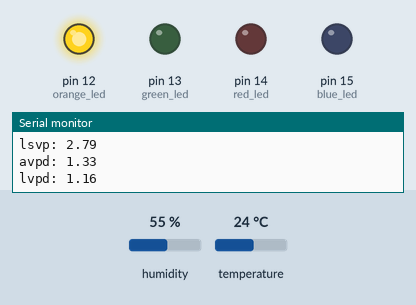
This sketch was run on a simulated Arduino Uno, built with avr-gcc and run on an emulated ATmega328P. Shown: output pins drawn as LEDs (lit = HIGH), the last lines printed to the serial monitor. The test bench sets the inputs (shaded band); at power-on: humidity 55 %, temperature 24 °C.

Above: at 4.8 s.
4.9 s: humidity set to 48 %
7.9 s: humidity set to 45 %
At 8.8 s:
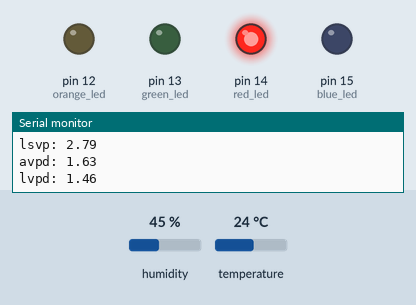
10.9 s: temperature set to 23.2 °C
At 13.4 s:
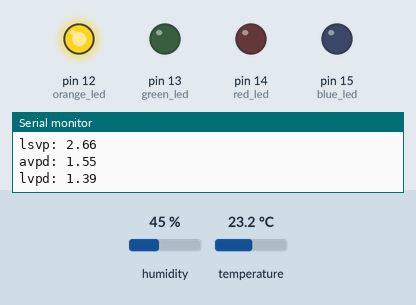
13.9 s: temperature set to 19.4 °C
16.9 s: temperature set to 18.3 °C
At 19.5 s:
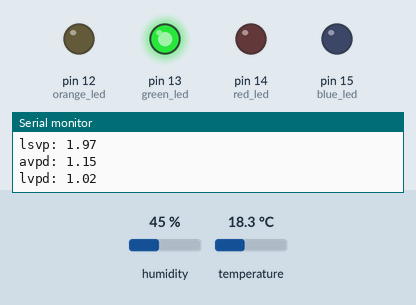
19.9 s: humidity set to 68 %
At 21.4 s:
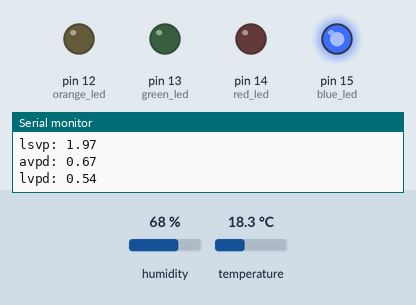
Timing chart, 0 to 22.9 s (numbered marks = the images above; inputs shaded):
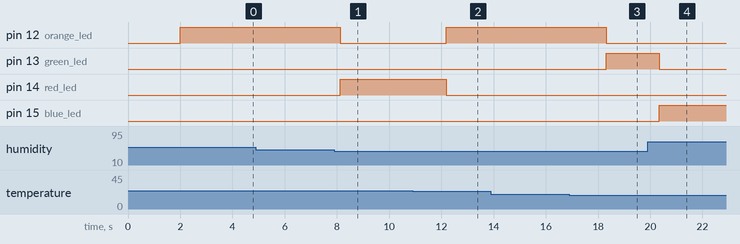

Measured:
- the behaviour switches between 47 and 46 % on humidity (found by bisection; images 0 and 1)
- the behaviour switches between 23.7 and 23.6 °C on temperature (found by bisection; images 1 and 2)
- the behaviour switches between 19 and 18.9 °C on temperature (found by bisection; images 2 and 3)
- after the input at 7.9 s, pin 12 (orange_led): HIGH → LOW after 0.22 s; pin 14 (red_led): LOW → HIGH after 0.22 s
- after the input at 10.9 s, pin 12 (orange_led): LOW → HIGH after 1.3 s; pin 14 (red_led): HIGH → LOW after 1.3 s
- after the input at 16.9 s, pin 12 (orange_led): HIGH → LOW after 1.4 s; pin 13 (green_led): LOW → HIGH after 1.4 s
- after the input at 19.9 s, pin 13 (green_led): HIGH → LOW after 0.44 s; pin 15 (blue_led): LOW → HIGH after 0.44 s

The sketch:

VPD_sensor.ino
```cpp
// RANDOM NOTES:
// source: https://pulsegrow.com/blogs/learn/vpd#calculate
// About VPD - TL;DR
// saturation vapor pressure (svp) = max amount of water vapor air can hold at certain temp
// hotter = SVP increases || colder =  SVP descreases
// actual vapor pressure (avp) = amount of water vapor in air
// AVP / SVP x 100 = RH%
//The maximum the AVP can be is the current SVP.

// VPD = SVP – AVP || how much more room there is in the air for more water vapor

// step 1: figure out SVP >   SVP = 610.78 x e^(T / (T +238.3) x 17.2694))
// -- -- T = degrees C
// -- -- SVP = pascals (div by 1000 for kpa)
// -- -- e = Euler's Number = 2.71828
// step 2: calculate VPD >    VPD = SVP x (1 – RH/100)
// step 3: figure out Leaf SVP
// -- -- same as ASVP but typically 1-3ªC cooler (2-5ºF)
// step 4: Leaf VPD = LSVP – (ASVP x RH/100)


// ideal VPD values
// general rule for plant growth, is around 0.8 – 1.2 kPa (kilopascals)
// -- -- clones = around 0.8 kPa.
// -- -- veg = around 1.0 kPa
// -- -- flower = around 1.2kPa – 1.5kPa

//svp = 610.78 x pow(e, (temp_c / (temp_c +238.3) x 17.2694)))


// esp8266 temp / humid / VPD sensor with LEDs
#include <DHT.h>;
#define DHTPIN 5
#define DHTTYPE DHT22
DHT dht(DHTPIN, DHTTYPE);

float asvp;
float lsvp;
float lvpd;
float avpd;
float hum;
float temp;
float temp_c;
float leaf_temp;
float vpd_air;
float vpd_leaf;

float e = 2.71828;

const int red_led = 14; // D5
const int orange_led = 12; // D6
const int green_led = 13; // D7
const int blue_led = 15; // D8

void setup() {
  Serial.begin(9600);
  dht.begin();
  pinMode(red_led, OUTPUT);
  pinMode(orange_led, OUTPUT);
  pinMode(green_led, OUTPUT);
  pinMode(blue_led, OUTPUT);
}

void loop() {
  delay(2000);
  hum = dht.readHumidity();
  temp = dht.readTemperature(true);
  temp_c = dht.readTemperature();
  asvp = (610.78 * pow(e, (temp_c / (temp_c + 238.3) * 17.2694)))/1000;
  lsvp = (610.78 * pow(e, ((temp_c - 1) / ((temp_c - 1) + 238.3) * 17.2694)))/1000;
  avpd = asvp * (1 - (hum/100));
  lvpd = lsvp - (asvp * (hum/100));

  if (avpd >= .4 && avpd < .8 ) {
    // clone = blue
      digitalWrite(red_led, LOW);
      digitalWrite(orange_led, LOW);
      digitalWrite(green_led, LOW);
      digitalWrite(blue_led, HIGH);
  } else if (avpd >= .8 && avpd <= 1.2 ) {
    // veg = green
      digitalWrite(red_led, LOW);
      digitalWrite(orange_led, LOW);
      digitalWrite(green_led, HIGH);
      digitalWrite(blue_led, LOW);
  } else if (avpd >= 1.2 && avpd <= 1.6 ) {
    // flower = orange
      digitalWrite(red_led, LOW);
      digitalWrite(orange_led, HIGH);
      digitalWrite(green_led, LOW);
      digitalWrite(blue_led, LOW);
  } else {
    // danger = red
      digitalWrite(red_led, HIGH);
      digitalWrite(orange_led, LOW);
      digitalWrite(green_led, LOW);
      digitalWrite(blue_led, LOW);
  }

  Serial.print("Humidity: ");
  Serial.println(hum);
  Serial.print("Temp F: ");
  Serial.println(temp);
  Serial.print("Temp C: ");
  Serial.println(temp_c);
  Serial.print("asvp: ");
  Serial.println(asvp);
  Serial.print("lsvp: ");
  Serial.println(lsvp);
  Serial.print("avpd: ");
  Serial.println(avpd);
  Serial.print("lvpd: ");
  Serial.println(lvpd);
}
```
